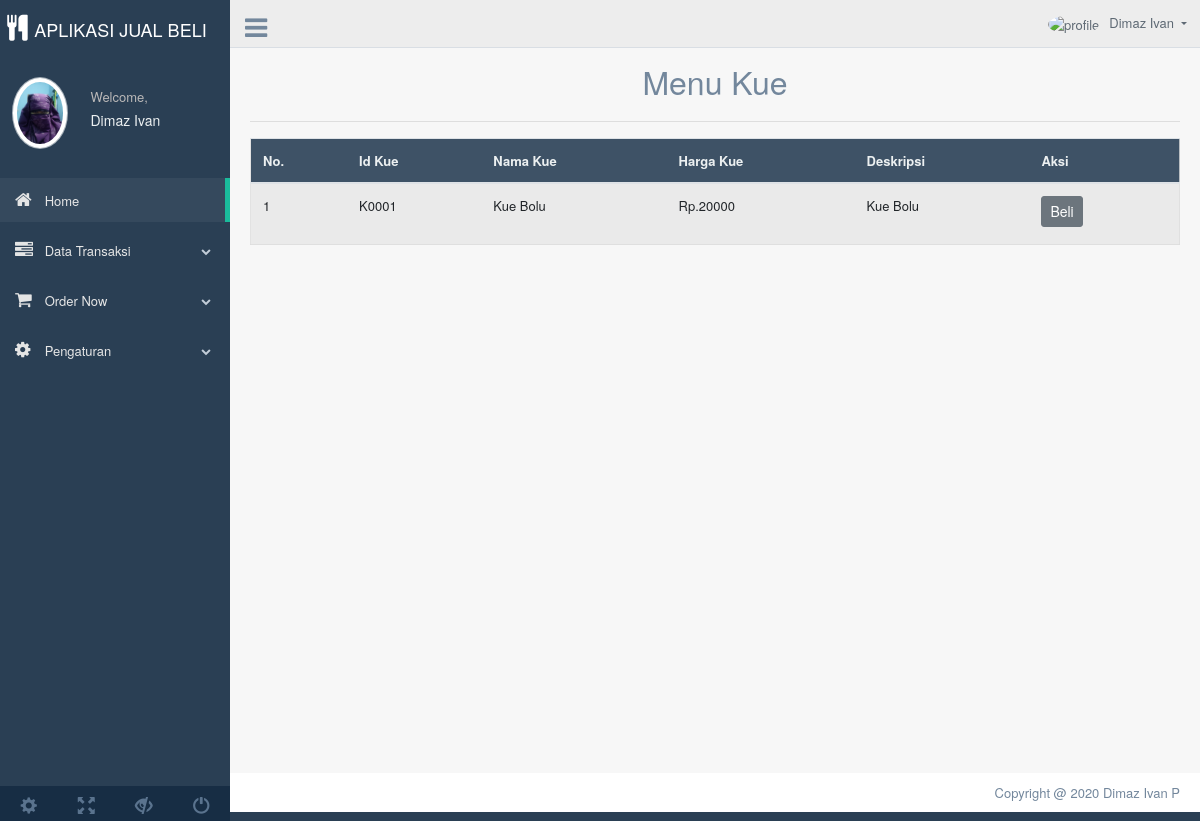
The page /Uas_Pweb/Index_User.php?page=Tampil_Kue_User (signed in) on the database its author committed.
### tables this page shows
CREATE TABLE `produk` (
  `Id_Produk` varchar(5) NOT NULL,
  `Nama_Produk` varchar(50) NOT NULL,
  `Harga` int(11) NOT NULL,
  `Deskripsi` varchar(100) NOT NULL
);

### Uas_Pweb/Control/Tampil_Kue_User.php (the view, shortened to what this page needs)
<?php
include('Koneksi.php');
?>
<div class="container" style="margin-top:20px">
	<center>
		<font size="6">Menu Kue</font>
	</center>
	<hr>
	<div class="table-responsive">
		<table class="table table-striped jambo_table bulk_action">
			<thead>
				<tr>
					<th>No.</th>
					<th>Id Kue</th>
					<th>Nama Kue</th>
					<th>Harga Kue</th>
					<th>Deskripsi</th>
					<th>Aksi</th>
				</tr>
			</thead>
			<tbody>
				<?php
				$sql = mysqli_query($conn, "SELECT ID_PRODUK, NAMA_PRODUK, HARGA, DESKRIPSI FROM PRODUK ORDER BY NAMA_PRODUK DESC") or die(mysqli_error($conn));
				if (mysqli_num_rows($sql) > 0) {
					$no = 1;
					while ($user_data = mysqli_fetch_assoc($sql)) {
						echo "<tr>";
						echo "<td>" . $no . "</td>";
						echo "<td>" . $user_data['ID_PRODUK'] . "</td>";
						echo "<td>" . $user_data['NAMA_PRODUK'] . "</td>";
						echo "<td>Rp." . $user_data['HARGA'] . "</td>";
						echo "<td>" . $user_data['DESKRIPSI'] . "</td>";
						echo '<td>
								<a href="Index_User.php?page=Beli_Kue&Id_Produk=' . $user_data['ID_PRODUK'] . '" class="btn btn-secondary btn-sm">Beli</a>
							</td>
						</tr>
						';
						$no++;
					}
				} else {
					echo '
					<tr>
						<td colspan="6">Tidak ada data.</td>
					</tr>
					';
				}
				?>
		</table>
	</div>
</div>

### rows shown on the page
produk: Id_Produk "K0001", Nama_Produk "Kue Bolu", Harga "20000", Deskripsi "Kue Bolu"
